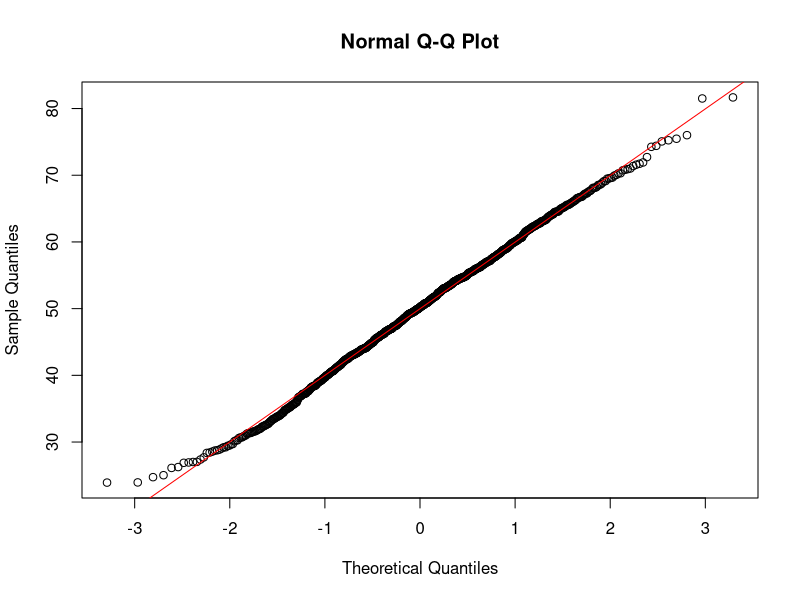
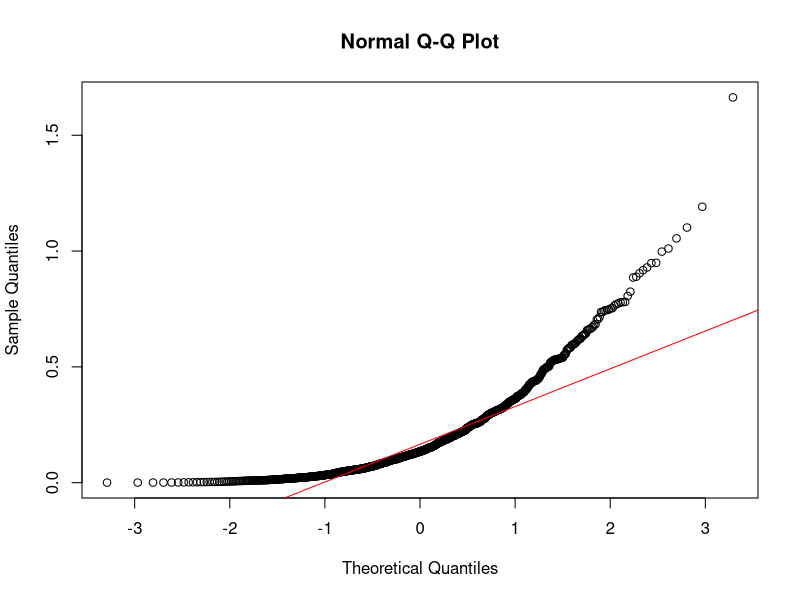

Here is the R script that generated these plots, in order: (Note: this script raises an error after producing the figures.)
## ---- chunk 1
knitr::opts_chunk$set(echo = TRUE,message = FALSE,
                      warning = FALSE)
## ---- chunk 2
x <- rnorm(1000, 50, 10)
qqnorm(x)
qqline(x, col = "red")
## ---- chunk 3
x <- rexp(1000, 5)
qqnorm(x)
qqline(x, col = "red")
## ---- chunk 4
knitr::include_graphics("d:/columbia/EDAV/project/ZXRKL.png")
## ---- chunk 5
library(ggplot2)
x <- rnorm(1000, 50, 10)
x <- data.frame(x)
ggplot(x, aes(sample = x)) +
  stat_qq() +
  stat_qq_line()
## ---- chunk 6
library(ggplot2)
ggplot(mtcars, aes(sample = mpg, colour = factor(cyl))) +
  stat_qq() +
  stat_qq_line()
